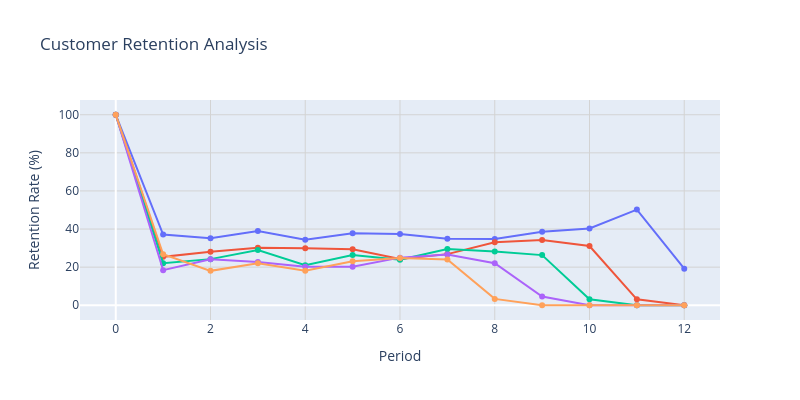

Here is the notebook cell this chart was saved with:
### Code cell
# 📊 Minimal Retention Curves for Reports
print("📊 Creating minimal retention curves...")

minimal_curves = plot_retention_curves(
    retention_data=retention_cohorts,
    title="Customer Retention Analysis",
    show_legend=False,            # Clean look without legend
    max_cohorts=5,               # Show only top 5 cohorts
    width=800,
    height=400
)

minimal_curves.show()

print("\n📋 Perfect for including in reports and presentations!")

### Figure 1 — Plotly figure (JSON) as saved in the notebook; plotly's stock layout.template omitted (floating-point values rounded to 4 significant figures)
{"data": [{"line": {"width": 2}, "marker": {"size": 6}, "mode": "lines+markers", "name": "Cohort 2010-12-01 00:00:00", "type": "scatter", "x": [0, 1, 2, 3, 4, 5, 6, 7, 8, 9, 10, 11, 12], "y": [100.0, 37.13, 35.23, 39.03, 34.39, 37.76, 37.45, 34.92, 34.81, 38.61, 40.3, 50.21, 19.2]}, {"line": {"width": 2}, "marker": {"size": 6}, "mode": "lines+markers", "name": "Cohort 2011-01-01 00:00:00", "type": "scatter", "x": [0, 1, 2, 3, 4, 5, 6, 7, 8, 9, 10, 11, 12], "y": [100.0, 25.42, 28.03, 30.17, 29.93, 29.45, 24.23, 26.84, 33.02, 34.2, 31.12, 3.09, 0.0]}, {"line": {"width": 2}, "marker": {"size": 6}, "mode": "lines+markers", "name": "Cohort 2011-02-01 00:00:00", "type": "scatter", "x": [0, 1, 2, 3, 4, 5, 6, 7, 8, 9, 10, 11, 12], "y": [100.0, 22.11, 24.21, 28.95, 21.05, 26.32, 23.95, 29.47, 28.16, 26.32, 3.16, 0.0, 0.0]}, {"line": {"width": 2}, "marker": {"size": 6}, "mode": "lines+markers", "name": "Cohort 2011-03-01 00:00:00", "type": "scatter", "x": [0, 1, 2, 3, 4, 5, 6, 7, 8, 9, 10, 11, 12], "y": [100.0, 18.41, 24.09, 22.73, 20.23, 20.23, 25.0, 26.59, 22.05, 4.55, 0.0, 0.0, 0.0]}, {"line": {"width": 2}, "marker": {"size": 6}, "mode": "lines+markers", "name": "Cohort 2011-04-01 00:00:00", "type": "scatter", "x": [0, 1, 2, 3, 4, 5, 6, 7, 8, 9, 10, 11, 12], "y": [100.0, 26.76, 18.06, 22.07, 18.06, 23.08, 24.75, 24.08, 3.34, 0.0, 0.0, 0.0, 0.0]}], "layout": {"height": 400, "hovermode": "x unified", "showlegend": false, "title": {"text": "Customer Retention Analysis"}, "width": 800, "xaxis": {"gridcolor": "lightgray", "gridwidth": 1, "showgrid": true, "title": {"text": "Period"}}, "yaxis": {"gridcolor": "lightgray", "gridwidth": 1, "showgrid": true, "title": {"text": "Retention Rate (%)"}}}}
